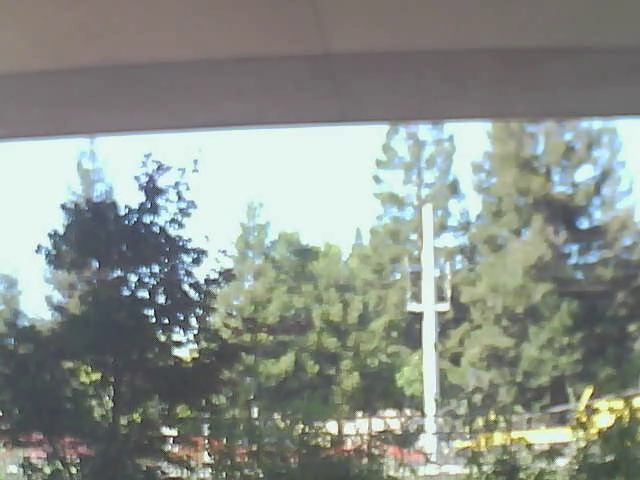
#> input picture frame 5 of test_video/train_training_1.mp4, 640 x 480 px, given in place of train_testing.mp4, which was not available
$ python train_training_2.py
#> lines starting #> are read from the running program, lines starting #| are printed output that depends on the picture; pictures that were not available may be replaced by others from this repository, and a replacement may not be noted
import cv2
import numpy as np
import pandas as pd
import matplotlib.pyplot as plt


def movement_training_2(video_filepath, k=21, nb_frame=0, alpha=0.30,
                     motion_thresh=15, come_thresh=0.1, leave_thresh=0.1, lag_thresh=0.006, motion_single_thresh = 0.001,
                     lt_tlx=150, lt_tly=10, lt_brx=250, lt_bry=130,
                     rt_tlx=260, rt_tly=50, rt_brx=360, rt_bry=170):
#> called with video_filepath = 'test_video/train_testing.mp4', k = 21, nb_frame = 0, alpha = 0.3, motion_thresh = 15, come_thresh = 0.1, leave_thresh = 0.1, lag_thresh = 0.006
    feed = cv2.VideoCapture(video_filepath)
    nb_pixels_in_motion = []
    nb_pixels_in_motion_lt = []
    nb_pixels_in_motion_rt = []
    running_avg = None
    running_avg_lt = None
    running_avg_rt = None
    frame_motion_lt_lag = []
    frame_motion_rt_lag = []
    frame_motion_diff_lag = []
    count_coming = 0
    count_leaving = 0
    train_num = 0
    global text
    text = ''
    while feed.isOpened():
        nb_frame += 1
        current_frame = feed.read()[1]
#> current_frame is the input picture: shape (480, 640, 3); mean B, G, R 138.4, 145.7, 139.3
        if current_frame is None:
            break
        cv2.rectangle(current_frame, (lt_tlx, lt_tly), (lt_brx, lt_bry), (0, 255, 0), 3)
        cv2.rectangle(current_frame, (rt_tlx, rt_tly), (rt_brx, rt_bry), (0, 255, 0), 3)
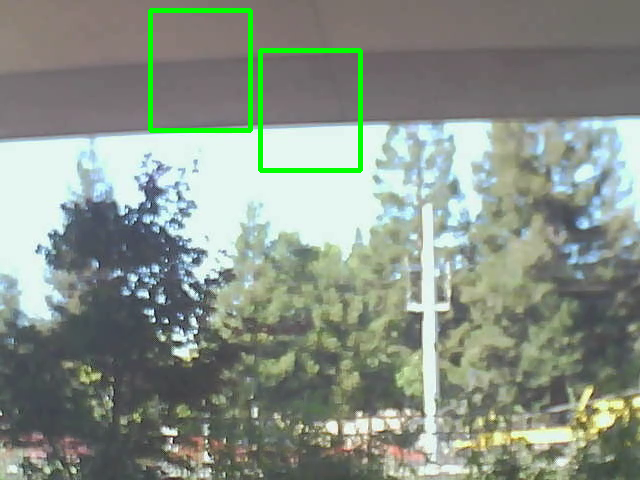
#> current_frame: shape (480, 640, 3); mean B, G, R 136.3, 147.2, 137.2
        gray_frame = cv2.cvtColor(current_frame, cv2.COLOR_BGR2GRAY)
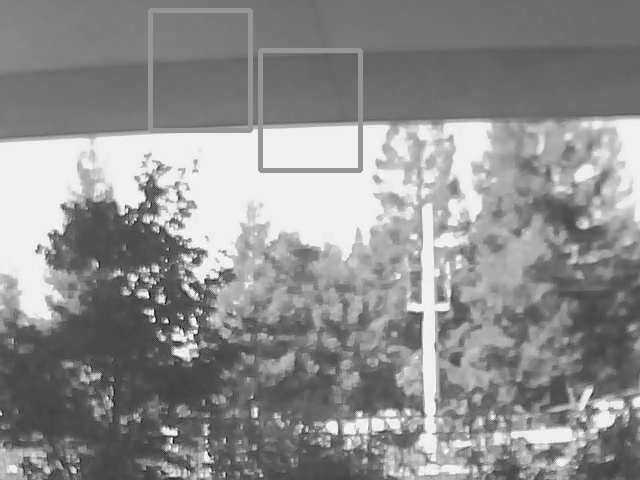
#> gray_frame: shape (480, 640); min 5, max 255, mean 142.9
        smooth_frame = cv2.GaussianBlur(gray_frame, (k, k), 0)
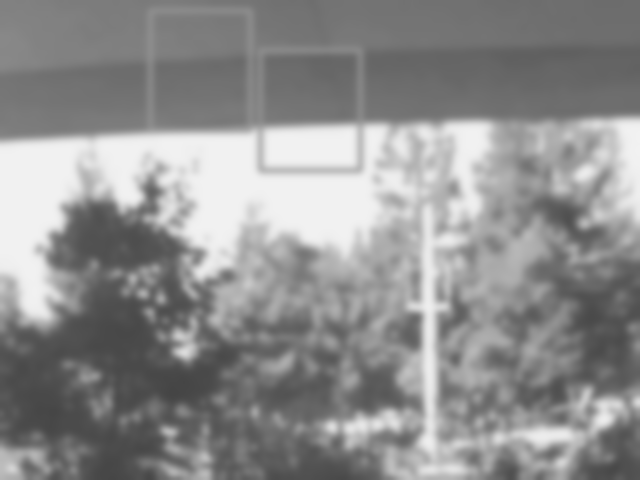
#> smooth_frame: shape (480, 640); min 69, max 242, mean 142.9
        smooth_frame_lt = smooth_frame[lt_tly:lt_bry, lt_tlx:lt_brx]
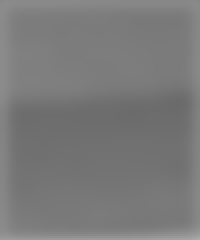
#> smooth_frame_lt: shape (120, 100) (shown 2 times larger); min 106, max 171, mean 121.7
        smooth_frame_rt = smooth_frame[rt_tly:rt_bry, rt_tlx:rt_brx]
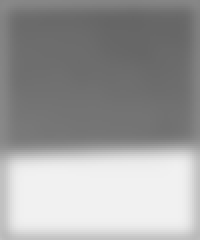
#> smooth_frame_rt: shape (120, 100) (shown 2 times larger); min 102, max 241, mean 157.5
        if running_avg is None:
            running_avg = np.float32(smooth_frame)
        if running_avg_lt is None:
            running_avg_lt = np.float32(smooth_frame_lt)
        if running_avg_rt is None:
            running_avg_rt = np.float32(smooth_frame_rt)
        diff = cv2.absdiff(np.float32(smooth_frame), np.float32(running_avg))
#> diff: shape (480, 640) float32; every value is 0
        diff_lt_rec = cv2.absdiff(np.float32(smooth_frame_lt), np.float32(running_avg_lt))
#> diff_lt_rec: shape (120, 100) float32; every value is 0
        diff_rt_rec = cv2.absdiff(np.float32(smooth_frame_rt), np.float32(running_avg_rt))
        cv2.accumulateWeighted(np.float32(smooth_frame), running_avg, alpha)
        cv2.accumulateWeighted(np.float32(smooth_frame_lt), running_avg_lt, alpha)
        cv2.accumulateWeighted(np.float32(smooth_frame_rt), running_avg_rt, alpha)
        _, subtracted = cv2.threshold(diff, motion_thresh, 255, cv2.THRESH_BINARY)
        _, subtracted_lt = cv2.threshold(diff_lt_rec, motion_thresh, 255, cv2.THRESH_BINARY)
        _, subtracted_rt = cv2.threshold(diff_rt_rec, motion_thresh, 255, cv2.THRESH_BINARY)
        nb_pixels_in_motion.append({'Frame': nb_frame,
                                    'RatioPixel': np.count_nonzero(subtracted)/subtracted.size})
        nb_pixels_in_motion_lt.append({'Frame': nb_frame,
                                       'RatioPixel': np.count_nonzero(subtracted_lt)/subtracted_lt.size})
        frame_motion_lt = nb_pixels_in_motion_lt[-1]['RatioPixel']
#> frame_motion_lt = 0
        nb_pixels_in_motion_rt.append({'Frame': nb_frame,
                                       'RatioPixel': np.count_nonzero(subtracted_rt)/subtracted_rt.size})
        frame_motion_rt = nb_pixels_in_motion_rt[-1]['RatioPixel']
#> frame_motion_rt = 0
        frame_motion_diff = frame_motion_lt - frame_motion_rt
#> frame_motion_diff = 0
        frame_motion_lt_lag.append(frame_motion_lt)
        frame_motion_rt_lag.append(frame_motion_rt)
        frame_motion_diff_lag.append(frame_motion_diff)
        if count_coming == 0:
            if frame_motion_lt > come_thresh or frame_motion_rt > come_thresh:
                count_coming += 1
        else:
            if count_leaving == 0:
                if frame_motion_lt < motion_single_thresh and frame_motion_lt_lag[-2] < lag_thresh and \
                        frame_motion_lt_lag[-3] < lag_thresh and frame_motion_lt_lag[-4] > lag_thresh:
                    if frame_motion_diff < -leave_thresh:
                        count_leaving += 1
                        print("MOVING DIRECTION: right at frame " + str(nb_pixels_in_motion_lt[-1]['Frame'] - 3))
                        if text == '':
                            text = "MOVING DIRECTION: right at frame " + str(nb_pixels_in_motion_lt[-1]['Frame'] - 3)
                        else:
                            text = text + '\n' + "MOVING DIRECTION: right at frame " + str(nb_pixels_in_motion_lt[-1]['Frame'] - 3)
                if frame_motion_rt < motion_single_thresh and frame_motion_rt_lag[-2] < lag_thresh and \
                        frame_motion_rt_lag[-3] < lag_thresh and frame_motion_rt_lag[-4] > lag_thresh:
                    if frame_motion_diff > leave_thresh:
                        count_leaving += 1
                        print("MOVING DIRECTION: left at frame " + str(nb_pixels_in_motion_rt[-1]['Frame'] - 3))
                        if text == '':
                            text = "MOVING DIRECTION: left at frame " + str(nb_pixels_in_motion_rt[-1]['Frame'] - 3)
                        else:
                            text = text + '\n' + "MOVING DIRECTION: left at frame " + \
                                   str(nb_pixels_in_motion_rt[-1]['Frame'] - 3)
        if count_coming == count_leaving and count_coming * count_leaving != 0:
            count_coming = 0
            count_leaving = 0
            train_num += 1
            print("NUMBER OF TRAINS PASSING BY: " + str(train_num))
            text = text + '\n' + "NUMBER OF TRAINS PASSING BY: " + str(train_num) + '\n' + ''
        smooth_frame = cv2.cvtColor(smooth_frame, cv2.COLOR_GRAY2BGR)
#> smooth_frame: shape (480, 640, 3)
        subtracted = cv2.cvtColor(subtracted, cv2.COLOR_GRAY2BGR)
#> subtracted: shape (480, 640, 3) float32; every value is 0
        img_out = np.zeros((int(current_frame.shape[0]), int(current_frame.shape[1] + current_frame.shape[1] / 2), 3),
                           dtype=np.uint8)
        img_out[0:int(current_frame.shape[0]), 0:int(current_frame.shape[1]), :] = \
            cv2.resize(current_frame, (int(current_frame.shape[1]), int(current_frame.shape[0])))
        img_out[0:int(current_frame.shape[0] / 2), int(current_frame.shape[1]):int(current_frame.shape[1] + current_frame.shape[1] / 2), :] = \
            cv2.resize(smooth_frame, (int(current_frame.shape[1] / 2), int(current_frame.shape[0] / 2)))
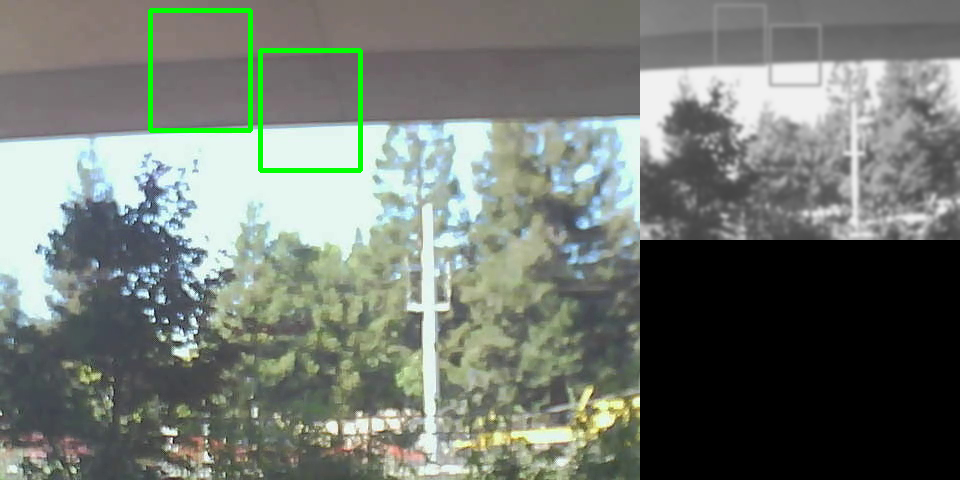
#> img_out: shape (480, 960, 3); mean B, G, R 114.7, 122, 115.3
        img_out[int(current_frame.shape[0] / 2):int(current_frame.shape[0]), int(current_frame.shape[1]):int(current_frame.shape[1] + current_frame.shape[1] / 2), :] = \
            cv2.resize(subtracted, (int(current_frame.shape[1] / 2), int(current_frame.shape[0] / 2)))
        y0, dy = 20, 20
        for i, line in enumerate(text.split('\n')):
            y = y0 + i * dy
            cv2.putText(img_out, line, (20, y), cv2.FONT_HERSHEY_SIMPLEX, 0.5, (255, 0, 0), 1, lineType=cv2.LINE_AA)
        cv2.imshow('Result', img_out)
        if cv2.waitKey(5) & 0xFF == ord('q'):
#> (key q is pressed here)
            break
    df = pd.DataFrame(nb_pixels_in_motion)
#> df = table of 1 rows and 2 columns
    df = df.set_index('Frame')
#> df = table of 1 rows and 1 columns
    df_lt = pd.DataFrame(nb_pixels_in_motion_lt)
#> df_lt = table of 1 rows and 2 columns
    df_lt = df_lt.set_index('Frame')
#> df_lt = table of 1 rows and 1 columns
    df_rt = pd.DataFrame(nb_pixels_in_motion_rt)
#> df_rt = table of 1 rows and 2 columns
    df_rt = df_rt.set_index('Frame')
#> df_rt = table of 1 rows and 1 columns
    cv2.destroyAllWindows()
    feed.release()
    return df, df_lt, df_rt, train_num


if __name__ == "__main__":
    print("'train_training_2.mp4' video test:")
    motion_df, motion_df_lt, motion_df_rt, _ = movement_training_2('test_video/train_testing.mp4')
#> motion_df = table of 1 rows and 1 columns; motion_df_lt = table of 1 rows and 1 columns; motion_df_rt = table of 1 rows and 1 columns
    plt.plot(motion_df_lt)
    plt.plot(motion_df_rt)
    plt.show()
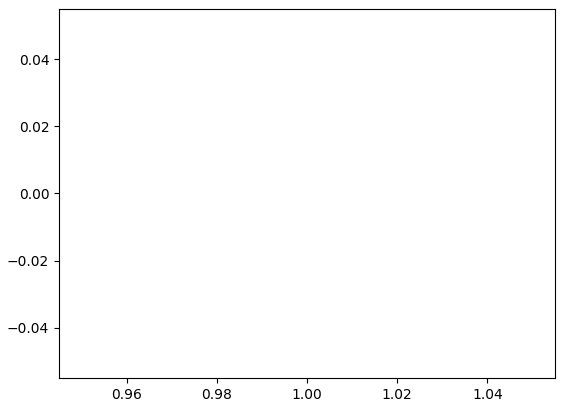
#> figure drawn by matplotlib, 1 panel

$ run again, starting later in the video
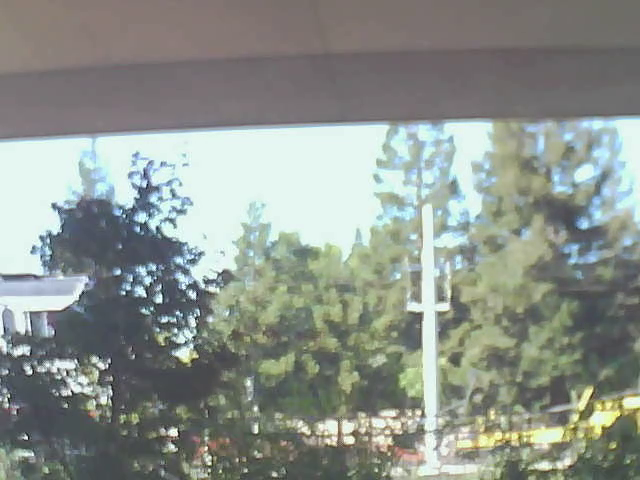
#> input picture frame 22 of test_video/train_training_1.mp4, 640 x 480 px, given in place of train_testing.mp4, which was not available
#> in movement_training_2, current_frame is the input picture: shape (480, 640, 3); mean B, G, R 140.4, 147.1, 140.4
#> in movement_training_2, `smooth_frame = cv2.GaussianBlur(gray_frame, (k, k), 0)`:
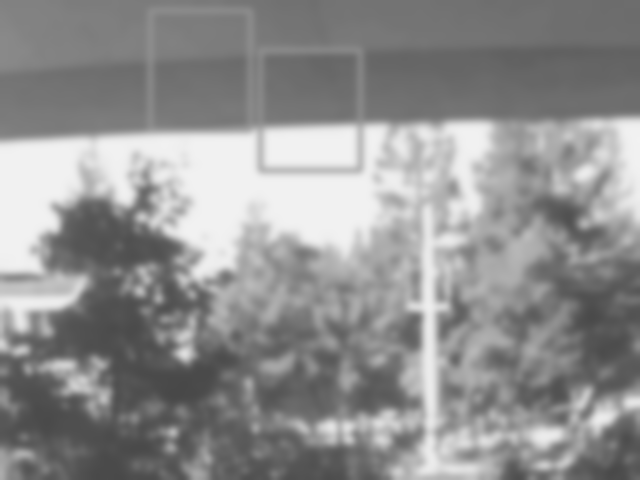
#> smooth_frame: shape (480, 640); min 72, max 242, mean 144.2
#> diff: shape (480, 640) float32; every value is 0
#> diff_lt_rec: shape (120, 100) float32; every value is 0
#> frame_motion_lt = 0
#> subtracted: shape (480, 640, 3) float32; every value is 0
#> in movement_training_2, `img_out[0:int(current_frame.shape[0] / 2), int(current_frame.shape[1])..`:
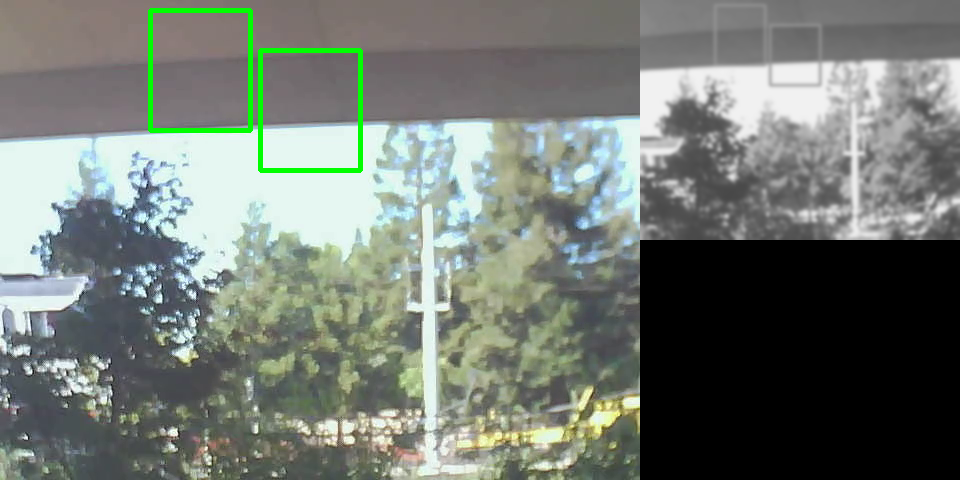
#> img_out: shape (480, 960, 3); mean B, G, R 116.2, 123.1, 116.2
#> in movement_training_2, `df = pd.DataFrame(nb_pixels_in_motion)`: df = table of 1 rows and 2 columns
#> in movement_training_2, `df = df.set_index('Frame')`: df = table of 1 rows and 1 columns
#> in movement_training_2, `df_lt = pd.DataFrame(nb_pixels_in_motion_lt)`: df_lt = table of 1 rows and 2 columns
#> in movement_training_2, `df_lt = df_lt.set_index('Frame')`: df_lt = table of 1 rows and 1 columns
#> in movement_training_2, `df_rt = pd.DataFrame(nb_pixels_in_motion_rt)`: df_rt = table of 1 rows and 2 columns
#> in movement_training_2, `df_rt = df_rt.set_index('Frame')`: df_rt = table of 1 rows and 1 columns

$ run again, starting later in the video
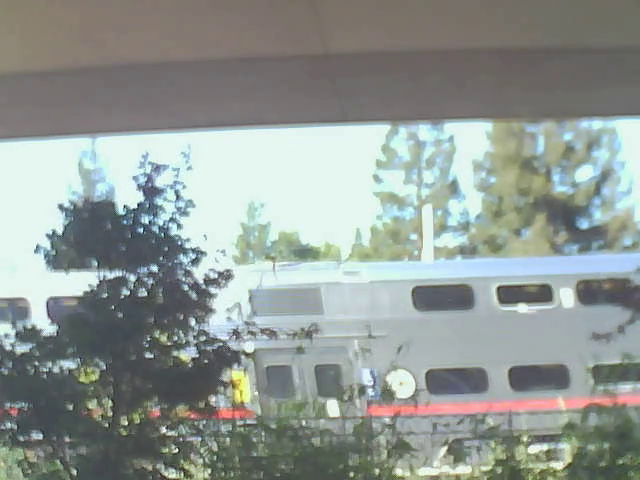
#> input picture frame 40 of test_video/train_training_1.mp4, 640 x 480 px, given in place of train_testing.mp4, which was not available
#> in movement_training_2, current_frame is the input picture: shape (480, 640, 3); mean B, G, R 148.4, 152.8, 144.9
#> in movement_training_2, `smooth_frame = cv2.GaussianBlur(gray_frame, (k, k), 0)`:
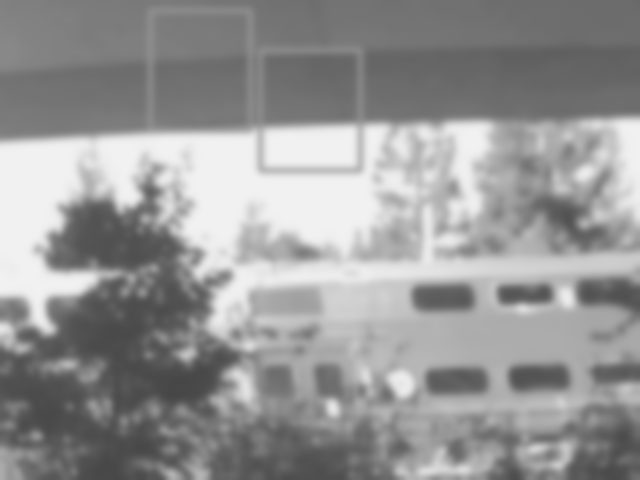
#> smooth_frame: shape (480, 640); min 71, max 241, mean 149.9
#> diff: shape (480, 640) float32; every value is 0
#> diff_lt_rec: shape (120, 100) float32; every value is 0
#> frame_motion_lt = 0
#> subtracted: shape (480, 640, 3) float32; every value is 0
#> in movement_training_2, `img_out[0:int(current_frame.shape[0] / 2), int(current_frame.shape[1])..`:
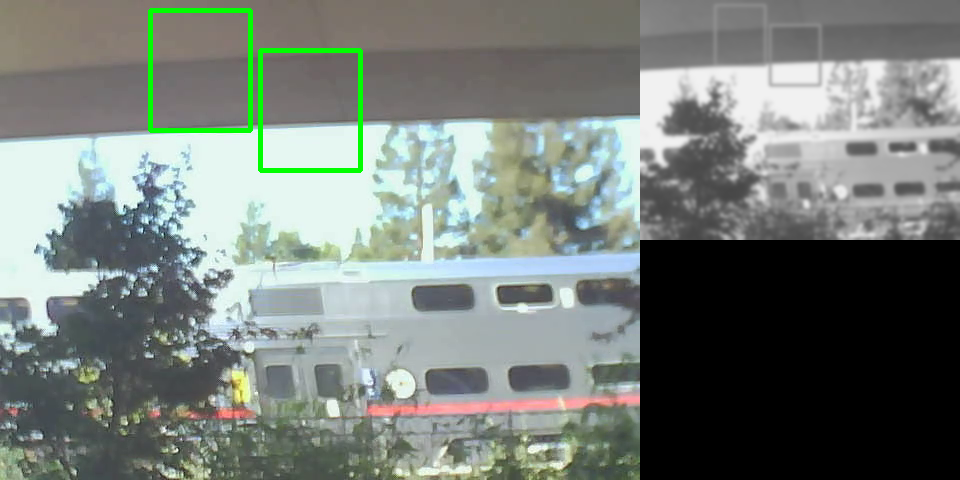
#> img_out: shape (480, 960, 3); mean B, G, R 122.5, 127.8, 120.2
#> in movement_training_2, `df = pd.DataFrame(nb_pixels_in_motion)`: df = table of 1 rows and 2 columns
#> in movement_training_2, `df = df.set_index('Frame')`: df = table of 1 rows and 1 columns
#> in movement_training_2, `df_lt = pd.DataFrame(nb_pixels_in_motion_lt)`: df_lt = table of 1 rows and 2 columns
#> in movement_training_2, `df_lt = df_lt.set_index('Frame')`: df_lt = table of 1 rows and 1 columns
#> in movement_training_2, `df_rt = pd.DataFrame(nb_pixels_in_motion_rt)`: df_rt = table of 1 rows and 2 columns
#> in movement_training_2, `df_rt = df_rt.set_index('Frame')`: df_rt = table of 1 rows and 1 columns
